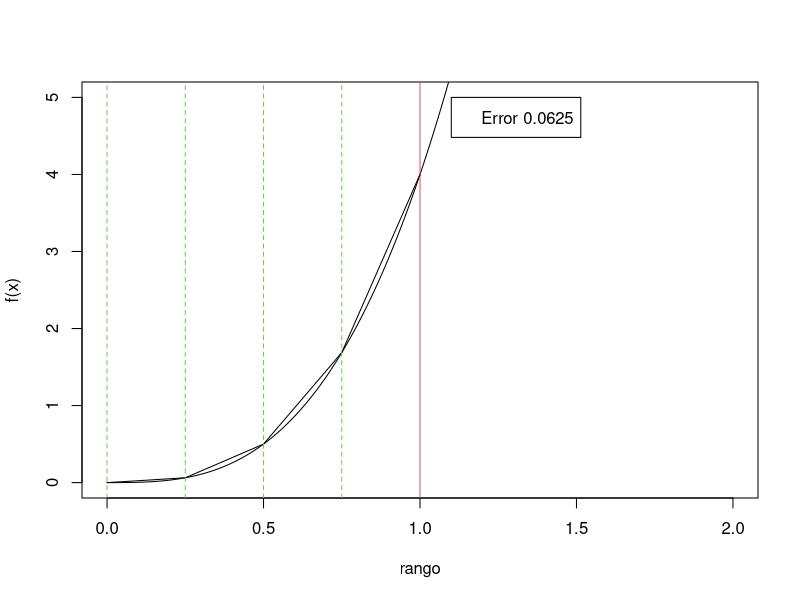

Recreate this plot in R.
## ---- chunk 1

library(statmod)

#Funcion de la ppt
cuadratura<-function(FUN,n=2, cual="legendre"){
 xw<-gauss.quad(n,kind=cual)
 nodos<-xw$nodes
 pesos<-xw$weights
 
 Int<-sum(pesos*FUN(nodos))
 invisible(Int) }

#Definimos la funcion usando el CV: Int^a_b x = t - (a + b)/2 / (a - b)/2
#el metodo se aplica en el intervalo [-1 ; 1]
#te^(2t) --> CV t = 2x +2 con dt = 2dx --> (4x + 4)e^(4x + 4)
fx <- function(x) (4*x + 4)*exp(4*x + 4)

#Calculamos la integral para distintos n

n2<-cuadratura(fx,2)
n3<-cuadratura(fx,3)
n4<-cuadratura(fx,4)

#El valor real de la integral es e^4(7e^4 -3)/4 ~ 5175.7278
Int <- exp(4)*(7*exp(4) -3)/4

#ERRORES

errorRel <- function(x, aprox){ # con x distinto de cero
  return(abs(x - aprox)/x)
}

errorRel(Int, n2)
errorRel(Int, n3)
errorRel(Int, n4)

## ---- chunk 2

cuadratura_n <- function(FUN, cual = "legendre", tol = 1e-5, max_it = 1000){
  #Evaluamos una primera aprox. que se busca mejorar
  Int0 <- cuadratura(FUN, 2)
  error_rel <- Inf
  n <- 3 #vamos a ir aumentando el n
  
  while ((error_rel > tol) & ( n < max_it)) { #establecemos una max de iteracion para evitar bucles inf
    Int1 <- cuadratura(FUN, n)
    error_rel <- errorRel(Int0, Int1) 
    n <- n + 1
    Int0 <- Int1
  }
  
  return(list(value = Int0, iteraciones = n))
}

#Aplicamos para nuestra funcion
cuadratura_n(fx)

## ---- chunk 3

lagrange <- function(x, y){
  #entrada vector de abcisas (x) y ordenadas (y)
  #salida matrices Ln (coef de Ln,k) y C (coef del pol interpolante P(X)) 
  #OJO CON EL ORDEN DE LOS POL! devuelve coef de mayor a menor orden
  
  w <- length(x)
  Ln <- matrix(0, nrow = w, ncol = w) #inicializamos la matriz con ceros
  
  #HACER LA PRODUCTORIA HASTA N con k != de j
  for( k in 1:w) {
    v = 1 #inicializar con 1 //neutro multiplicacion 
      for(j in 1:w){
        if( k != j) {
          p <- c(1, -x[j]) #los factores de la productoria
          v = convolve(v, rev(p),  type = "open")/ (x[k] - x[j]) 
          
          #llenamos la matriz, los vacios con ceros
          Ln[k, ] <- c(rep(0, w - length(v)), v)
        }
      }
    
  }
  
  
  C <- as.numeric(y %*% Ln)  #C = Y*Ln // CL de las bases y las absisas (f(xi))
  return(list(C = C, Ln = Ln))
  
}

#Aplicacion 
x <- c(0, 1, 2, 3)
y <- x^3

resultado <- lagrange(x, y)
resultado$C #siendo x^3 el primer termino los coef deberian ser (1, 0, 0, 0)

#funcion conv() en matlab --> convolucion // en R convolve()
#The poly function in MATLAB is used to generate the coefficients of a polynomial from its roots or to find the characteristic polynomial of a matrix. No encontre equivalente directo en R
## ---- chunk 4
#program spuRs/resources/scripts/simpson_n.r
#Regla de simpson aproxima la f(x) con pols de grado 2 (mejor que el del trapecio que es con rectitas)


simpson_n <- function(ftn, a, b, n = 100) {
 #Integracion numertica para intervalo finito [a,b] con regla de simpson 
 #ftn funcion real
 #n > 0 numero de subdivisiones DEBE SER PAR

 n <- max(c(2*(n %/% 2), 4)) #%/% div entera // forzar n par
 h <- (b-a)/n #h es el paso - distancia entre nodos (equiespaciados)
 
 #Vectores de nodos
 x.vec1 <- seq(a+h, b-h, by = 2*h) #indice impar 
 x.vec2 <- seq(a+2*h, b-2*h, by = 2*h) #indice par
 
 #Imagen de la funcion en los nodos
 f.vec1 <- sapply(x.vec1, ftn)
 f.vec2 <- sapply(x.vec2, ftn)
 
 #Aplicacion de la formula
 # ind par * 2, ind impar *4 // salvo extremos
 S <- h/3*(ftn(a) + ftn(b) + 4*sum(f.vec1) + 2*sum(f.vec2))
 return(S)
}


#Ejemplos
ftn6<-function(x) return(4*x**3)
ftn7<-function(x) return(1.25*sin(x/2)+3)
simpson_n(ftn7,0,9,4)
## ---- chunk 5
# program spuRs/resources/scripts/trapezoid.r

# Funcion para calcular la integral numerica de ftn con la regla del trapecio
trapezoid <- function(ftn, a, b, n = 100) {
  # numerical integral of ftn from a to b
  # using the trapezoid rule with n subdivisions
  #
  # ftn is a function of a single variable
  # we assume a < b and n is a positive integer
  h <- (b-a)/n  #Distancia entre nodos 
  x.vec <- seq(a, b, by = h) #Vector de nodos
  f.vec <- sapply(x.vec, ftn) #Devuelve un vector de nodos evaluados enn la funcion
  #Aplica la formula de la regla del trapecio extendido
  T <- h*(f.vec[1]/2 + sum(f.vec[2:n]) + f.vec[n+1]/2) 
  return(T)
}
#Ejemplo
ftn6<-function(x) return(4*x**3)
primitiva<-function(x) return(x**4)
a<-0
b<-1
n<-4
h<-(a+b)/n
h0<-c(a,0)
h1<-seq(a,b,h) #Vector de n+1=5 nodos con distancia h=0,25 entre si en el intervalo [0,1]
rango<-seq(a,2*b,0.001) #Crea un rango de valores para graficar la funcion ftn6
plot(rango,(ftn6(rango)),type="l",xlim=c(a,b+1),ylim=c(a,ftn6(b)+1),ylab="f(x)")
abline(v=b,col=2) 
for (i in 1:n ){
  segments(h1[i],ftn6(h1[i]),h1[i+1],ftn6(h1[i+1])) #Grafica la parte superior de los trapceios
  abline(v=h1[i],col=3,lty=2) #Marca con rectas verticales cada subdivision
}

#Calcula el error como la dif entre la integral numerica calculada con el metodo del trapecio y e valor exacto de la integral de la funcion
trapezoid(ftn6,0,1,n)
(Error=trapezoid(ftn6,0,1,n)-(primitiva(b)-primitiva(a)))
legend(b*(1.1),ftn6(b)+1,paste("Error",Error))


